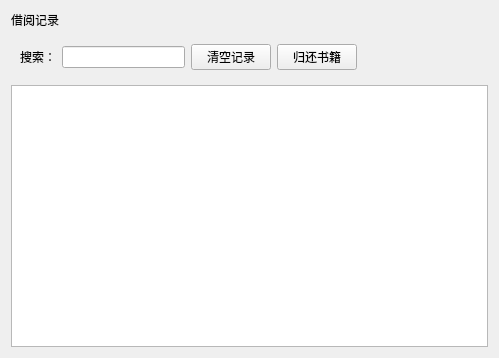
<?xml version="1.0" encoding="UTF-8"?>
<ui version="4.0">
 <class>libmgr_his</class>
 <widget class="QWidget" name="libmgr_his">
  <property name="geometry">
   <rect>
    <x>0</x>
    <y>0</y>
    <width>499</width>
    <height>358</height>
   </rect>
  </property>
  <property name="windowTitle">
   <string>Form</string>
  </property>
  <property name="name" stdset="0">
   <string>bg</string>
  </property>
  <layout class="QGridLayout" name="gridLayout_2">
   <item row="0" column="0">
    <widget class="QLabel" name="lb_title">
     <property name="minimumSize">
      <size>
       <width>0</width>
       <height>10</height>
      </size>
     </property>
     <property name="text">
      <string>借阅记录</string>
     </property>
     <property name="name" stdset="0">
      <string>title</string>
     </property>
    </widget>
   </item>
   <item row="1" column="0">
    <widget class="QWidget" name="widget" native="true">
     <layout class="QGridLayout" name="gridLayout">
      <item row="0" column="1">
       <widget class="QLineEdit" name="le_search">
        <property name="name" stdset="0">
         <string>le</string>
        </property>
       </widget>
      </item>
      <item row="0" column="4">
       <spacer name="horizontalSpacer">
        <property name="orientation">
         <enum>Qt::Orientation::Horizontal</enum>
        </property>
        <property name="sizeHint" stdset="0">
         <size>
          <width>98</width>
          <height>17</height>
         </size>
        </property>
       </spacer>
      </item>
      <item row="0" column="0">
       <widget class="QLabel" name="label">
        <property name="text">
         <string>搜索：</string>
        </property>
        <property name="alignment">
         <set>Qt::AlignmentFlag::AlignRight|Qt::AlignmentFlag::AlignTrailing|Qt::AlignmentFlag::AlignVCenter</set>
        </property>
        <property name="name" stdset="0">
         <string>lb</string>
        </property>
       </widget>
      </item>
      <item row="0" column="2">
       <widget class="QPushButton" name="btn_clear">
        <property name="text">
         <string>清空记录</string>
        </property>
        <property name="name" stdset="0">
         <string>btn</string>
        </property>
       </widget>
      </item>
      <item row="0" column="3">
       <widget class="QPushButton" name="pushButton">
        <property name="text">
         <string>归还书籍</string>
        </property>
        <property name="name" stdset="0">
         <string>btn</string>
        </property>
       </widget>
      </item>
     </layout>
    </widget>
   </item>
   <item row="2" column="0">
    <widget class="QTableView" name="tableView">
     <property name="name" stdset="0">
      <string>table</string>
     </property>
    </widget>
   </item>
  </layout>
 </widget>
 <resources/>
 <connections/>
</ui>
